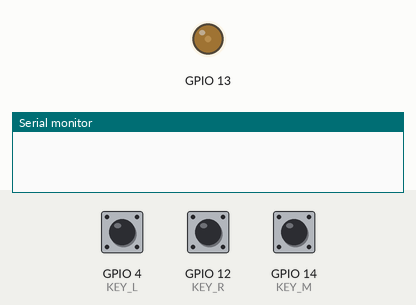
Recording of a program running on a simulated ESP8266 (NodeMCU). Parts: output pins drawn as LEDs (lit = HIGH), the last lines printed to the serial monitor. The inputs (shaded band) are chosen by the test bench; at power-on: GPIO 4 (KEY_L) HIGH, GPIO 12 (KEY_R) HIGH, GPIO 14 (KEY_M) HIGH.

Above: at 1.2 s.
1.3 s: GPIO 4 (KEY_L) pulled LOW for 1 s
At 1.45 s:
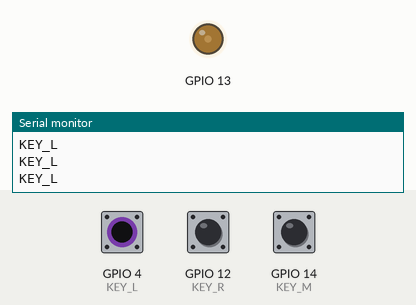
3.8 s: GPIO 12 (KEY_R) pulled LOW for 3.2 s
At 6.7 s:
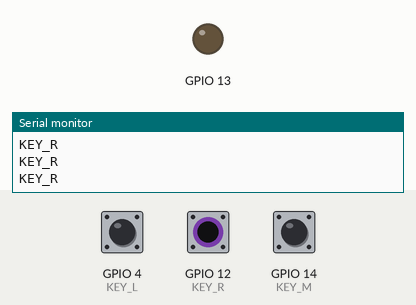
10.1 s: GPIO 4 (KEY_L) pulled LOW for 0.15 s
At 10.8 s:
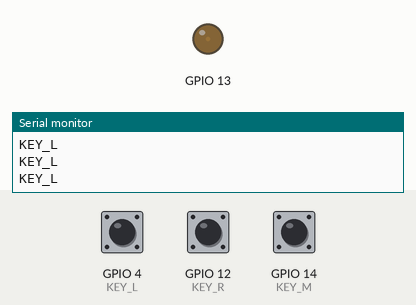
11.7 s: GPIO 4 (KEY_L) pulled LOW for 3.2 s
At 15.4 s:
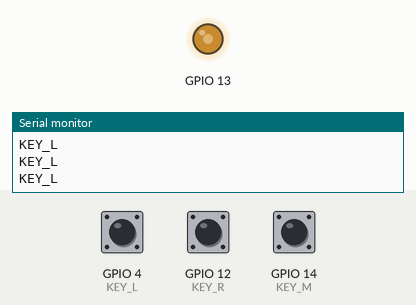
16.4 s: GPIO 12 (KEY_R) pulled LOW for 0.15 s
At 16.8 s:
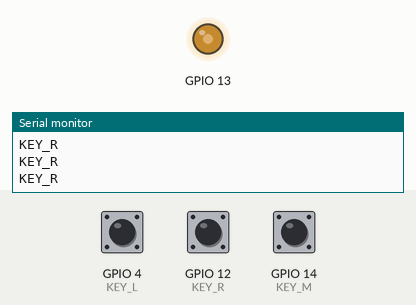
Timing chart, 0 to 19.0 s (numbered marks = the images above; inputs shaded):
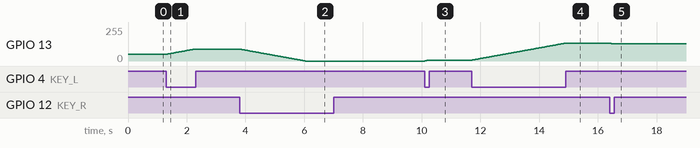

The program:

main.cpp
```cpp
#include <Arduino.h>

int val = 50;    //定义速度
#define KEY_L 4  //宏定义按键引脚
#define KEY_M 14 //宏定义按键引脚
#define KEY_R 12 //宏定义按键引脚

void setup()
{
  pinMode(13, OUTPUT);  //设置引脚模式
  analogWrite(13, val); //设置初始化占空比0%

  pinMode(KEY_L, INPUT_PULLUP); //按键初始化
  pinMode(KEY_M, INPUT_PULLUP); //按键初始化
  pinMode(KEY_R, INPUT_PULLUP); //按键初始化
  Serial.begin(115200);         //设置串口波特率9600
}

void loop()
{
  if (digitalRead(KEY_L) == 0) //当按键按下，进入检测
  {
    val++;
    if (val >= 150)
      val = 150;
    analogWrite(13, val); //给指定引脚写入数据
    delay(25);            //按键按下延时消抖25ms
    Serial.println("KEY_L");
  }

  if (digitalRead(KEY_M) == 0) //当按键按下，进入检测
  {
    if (val != 0)
      analogWrite(13, 0); //给指定引脚写入数据
    else
      analogWrite(13, val); //给指定引脚写入数据
    delay(25);              //按键按下延时消抖25ms
    while (!(digitalRead(KEY_M)))
      ;        //一直循环，直到按键释放，跳出死循环
    delay(25); //按键松开延时消抖25ms

    Serial.println("KEY_M");
  }

  if (digitalRead(KEY_R) == 0) //当按键按下，进入检测
  {
    val--;
    if (val <= 0)
      val = 0;
    analogWrite(13, val); //给指定引脚写入数据
    delay(25);            //按键按下延时消抖25ms
    Serial.println("KEY_R");
  }
}
```

Measured:
- after the input at 1.3 s, GPIO 13: moves from 50/255 to 90/255 over 0.98 s, starting at once
- after the input at 3.8 s, GPIO 13: moves from 90/255 to 0/255 over 2.2 s, starting at once
- after the input at 10.1 s, GPIO 13: 0/255 → 6/255 at once
- after the input at 11.7 s, GPIO 13: moves from 6/255 to 134/255 over 3.2 s, starting at once
- after the input at 16.4 s, GPIO 13: 134/255 → 128/255 at once
